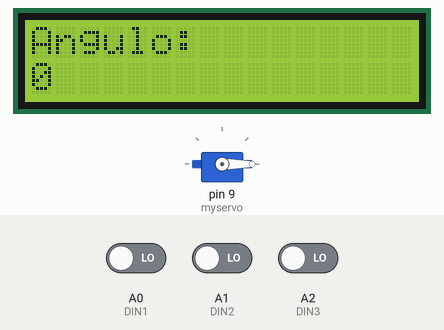
This sketch was run on a simulated Arduino Uno, built with avr-gcc and run on an emulated ATmega328P. Parts: servo, 16×2 character LCD. Inputs (shaded band) come from the test bench; at power-on: A1 (DIN2) LOW, A0 (DIN1) LOW, A2 (DIN3) LOW. What the sketch prints to the serial monitor is not drawn.

Above: at 1.2 s.
1.3 s: A1 (DIN2) driven HIGH
At 3.95 s:
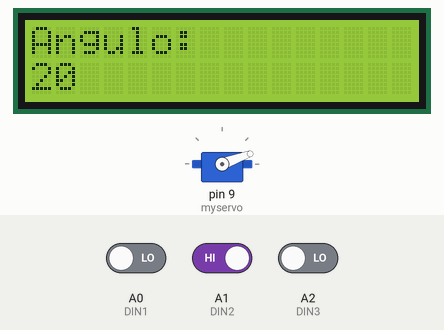
4.3 s: A0 (DIN1) driven HIGH
At 4.3 s:
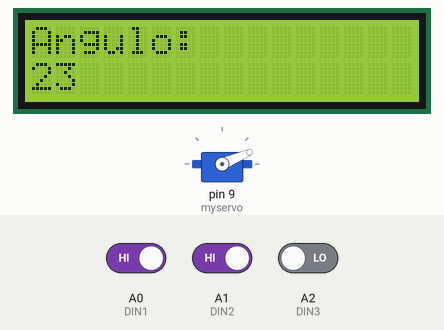
5.8 s: A0 (DIN1) driven LOW
At 8.12 s:
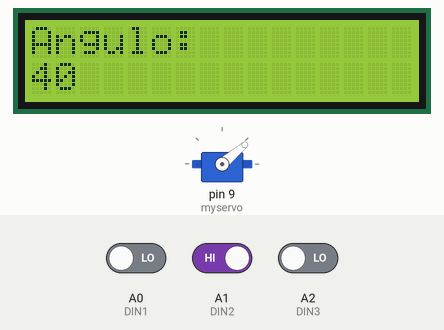
8.8 s: A1 (DIN2) driven LOW
At 8.8 s:
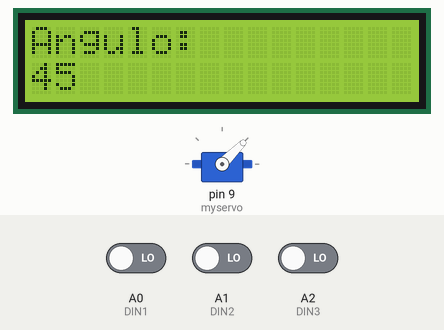
10.3 s: A1 (DIN2) driven HIGH
At 12.27 s:
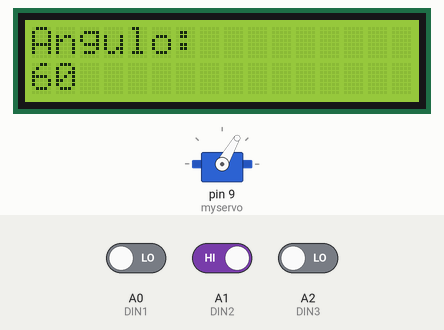
Timing chart, 0 to 27.1 s (numbered marks = the images above; inputs shaded):
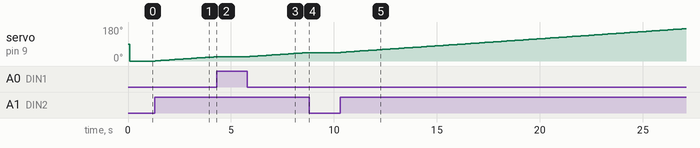

The sketch:

ServoAndbutton.ino
```cpp
#include <Wire.h>
#include <LiquidCrystal_I2C.h>
LiquidCrystal_I2C lcd(0x3F, 16, 2);
#include <Servo.h>
Servo myservo;

//Botones..............................................INICIALIZACION
bool Standby = false;
bool MaxMin = false;
float T_on;
float Desf;
int DIN1 = A0;
int DIN2 = A1;
int DIN3 = A2;
int Dstate1 = 0;
int Dstate2 = 0;
int Dstate3 = 0;
int V1;


void setup() {
  myservo.attach(9);
  pinMode(DIN1, INPUT);
  pinMode(DIN2, INPUT);
  pinMode(DIN3, INPUT);
  Serial.begin(9600);
  //LCD.........................................................CONFIG
  lcd.init();
  lcd.home ();
  lcd.setBacklight(HIGH);
  lcd.clear ();
  lcd.print("Angulo:");
  lcd.setCursor ( 0, 1 );
  lcd.print(V1);

  //Interrupcion TIMER1.......................................CONFIG
  cli();
  TCCR2A  = 0;
  TCCR2B = 0;
  TCNT2  = 0;
  OCR2A = 249;
  TCCR2B |= (1 << WGM21);
  TCCR2B |= (0 << CS22) | (1 << CS21) | (0 << CS20);
  TIMSK2 |= (1 << OCIE2A);
  sei(); // allow interrupts
}

//Interrupcion 1 Segundo..................................OPERATIVO
ISR(TIMER2_COMPA_vect) {
  if (Standby == true) {
    T_on = T_on + 0.001;
  }
  if (T_on >= (1.0 + Desf)) {   // tiempo en segundos con decimales si quieres menos cambiar el valor despues de >=
    T_on = 0.0;
    Desf = 0.0;
    Standby = false;
  }
}

void loop() {

  Dstate1 = digitalRead(DIN1);
  Dstate2 = digitalRead(DIN2);
  Dstate3 = digitalRead(DIN3);

  if (Standby == false) {      //Colocar dentro los botones
    if (Dstate1 == HIGH) {
      Standby = true;
      T_on = 0.0;
      V1 = V1 - 1;
      if (V1 < 0) V1 = 0;
    }

    if (Dstate2 == HIGH) {
      Standby = true;
      T_on = 0.0;
      V1 = V1 + 1;
      if (V1 > 180) V1 = 180;
    }
  }
  lcd.setCursor ( 0, 0 );
  lcd.print("Angulo:");
  lcd.setCursor ( 0, 1 );
  lcd.print(V1);
  lcd.print("  ");

  myservo.write(V1);
  Serial.println(V1);
}
```

Measured:
- after the input at 1.3 s, servo on pin 9 (myservo): moves from 0° to 23° over 3.0 s, starting at once; the display: first changes at once (image 1 shows a later state)
- after the input at 4.3 s, servo on pin 9 (myservo): stays 23° (without the input it goes to 24° after 0.12 s)
- after the input at 5.8 s, servo on pin 9 (myservo): moves from 23° to 45° over 2.8 s, starting after 0.11 s; the display: first changes after 0.11 s (image 3 shows a later state)
- after the input at 8.8 s, servo on pin 9 (myservo): stays 45° (without the input it goes to 46° after 0.07 s)
- after the input at 10.3 s, servo on pin 9 (myservo): moves from 45° to 171° over 16.7 s, starting at once; the display: first changes at once (image 5 shows a later state)
